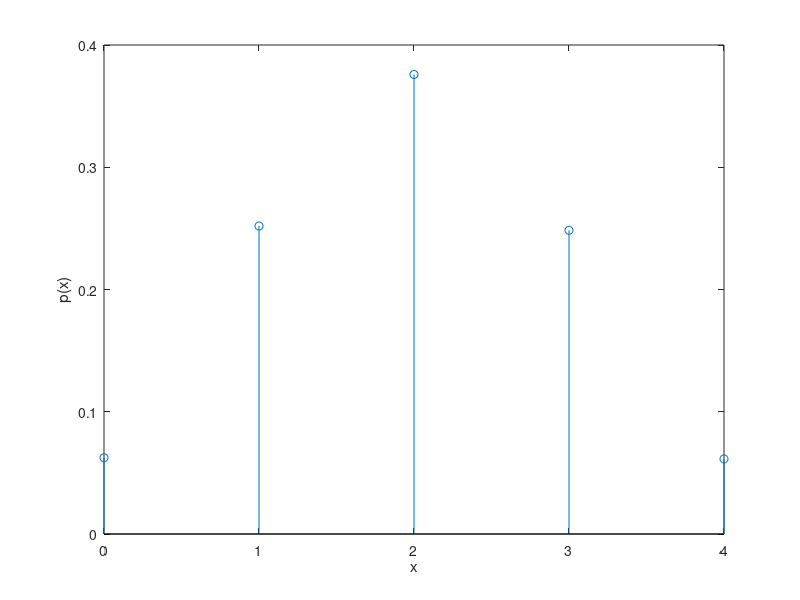

MATLAB code to generate this figure: (Note: this script raises an error after producing the figure.)
%a)
p = 0.5;        % ou é "cara" ou "coroa"
N = 1e5;
n = 4;          % nº de lancamentos de moeda

xi = [0, 1, 2, 3, 4];

lancamentos = rand(4, N) < 0.5;

pX = zeros(length(xi), 1);

for c = 1 : N
    
    coluna = lancamentos(:,c);

    coroa_index = sum(coluna) + 1;

    pX(coroa_index) = pX(coroa_index) + 1;

end

pX = pX / N;


stem(xi, pX), xlabel('x'), ylabel('p(x)');


%%%%%%%%%%%%%%%%%%%%%%%%%%%
%b)

valor_esperado_E_X = sum(xi * pX);

E_X2 = xi .^ 2 * pX;      
variancia = E_X2 - (valor_esperado^2);  

desvio_padrao = sqrt(variancia);


%%%%%%%%%%%%%%%%%%%%%%%%%%%
%c)

i = 1;
pCoroa = 0.5;
pt = zeros(length(xi), 1);

for k = xi
    pt(i) = nchoosek(n , k) * pCoroa ^k * (1 - pCoroa)^(n-k);

    i = i + 1;
end


%%%%%%%%%%%%%%%%%%%%%%%%
%d)

stem(xi, pX);
hold on;
plot(xi, pt, 'b+');


%%%%%%%%%%%%%%%%%%%%%%
%e)


valor_esperado_teorico_E_X = n * pCoroa;        % E[X] = n*p
variancia_teorica = n * pCoroa * (1 - pCoroa); % Var(X) = n*p*(1-p)
desvio_padrao_teorico = sqrt(variancia_teorica); 


%%%%%%%%%%%%%%%%%%%%%%
%f)

fX = cumsum(pX);

%%i)

resultado_i = 1 - fX(xi == 1);

%%ii)

resultado_ii = fX(xi == 1);

%%iii)

resultado_iii = fX(xi == 3) - fX(xi == 0);
